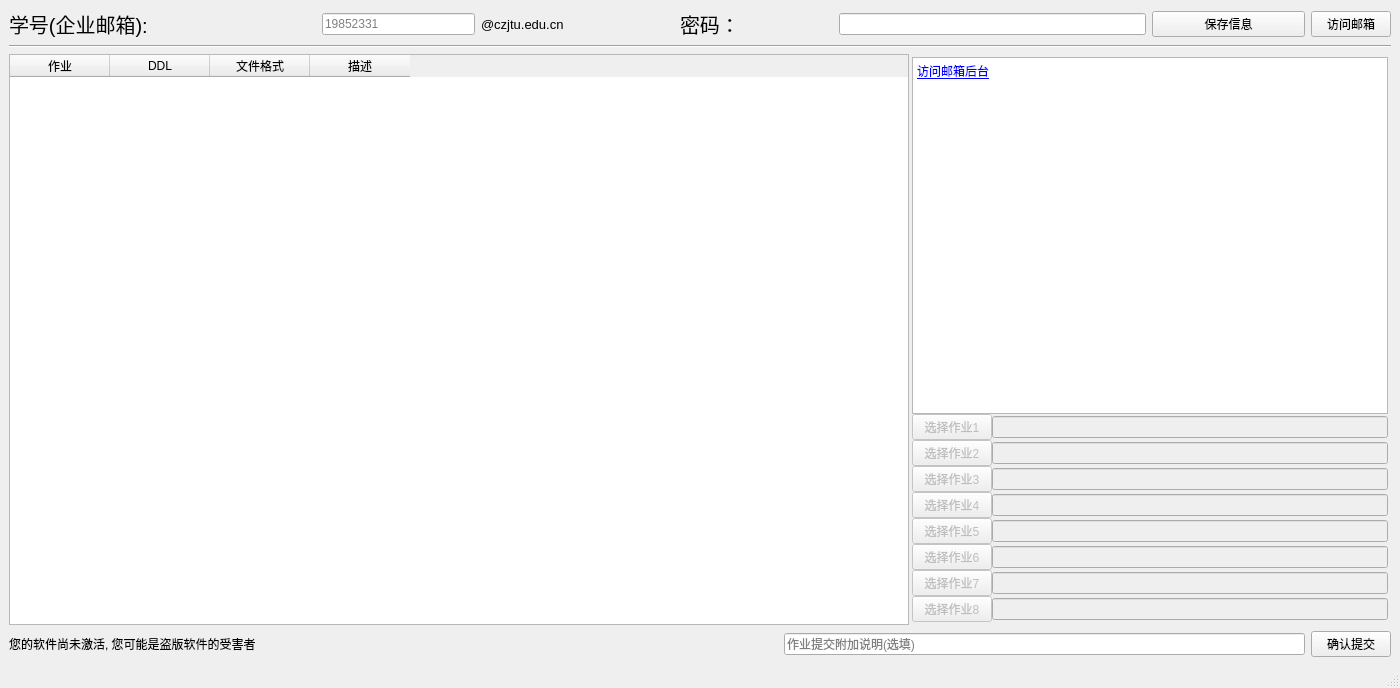
<?xml version="1.0" encoding="UTF-8"?>
<ui version="4.0">
 <class>MainWindow</class>
 <widget class="QMainWindow" name="MainWindow">
  <property name="enabled">
   <bool>true</bool>
  </property>
  <property name="geometry">
   <rect>
    <x>0</x>
    <y>0</y>
    <width>1400</width>
    <height>688</height>
   </rect>
  </property>
  <property name="minimumSize">
   <size>
    <width>1400</width>
    <height>600</height>
   </size>
  </property>
  <property name="maximumSize">
   <size>
    <width>1400</width>
    <height>700</height>
   </size>
  </property>
  <property name="windowTitle">
   <string>MainWindow</string>
  </property>
  <widget class="QWidget" name="centralwidget">
   <property name="baseSize">
    <size>
     <width>6</width>
     <height>6</height>
    </size>
   </property>
   <layout class="QVBoxLayout" name="verticalLayout_3">
    <item>
     <layout class="QHBoxLayout" name="horizontalLayout" stretch="2,1,1,0,1,2,1,0">
      <item>
       <widget class="QLabel" name="label">
        <property name="enabled">
         <bool>true</bool>
        </property>
        <property name="font">
         <font>
          <pointsize>15</pointsize>
         </font>
        </property>
        <property name="text">
         <string>学号(企业邮箱):</string>
        </property>
       </widget>
      </item>
      <item>
       <widget class="QLineEdit" name="StuNum">
        <property name="enabled">
         <bool>true</bool>
        </property>
        <property name="inputMethodHints">
         <set>Qt::ImhDigitsOnly|Qt::ImhHiddenText</set>
        </property>
        <property name="text">
         <string/>
        </property>
        <property name="maxLength">
         <number>8</number>
        </property>
        <property name="placeholderText">
         <string>19852331</string>
        </property>
       </widget>
      </item>
      <item>
       <widget class="QLabel" name="label_2">
        <property name="font">
         <font>
          <pointsize>10</pointsize>
         </font>
        </property>
        <property name="text">
         <string>@czjtu.edu.cn</string>
        </property>
       </widget>
      </item>
      <item>
       <spacer name="horizontalSpacer_2">
        <property name="orientation">
         <enum>Qt::Horizontal</enum>
        </property>
        <property name="sizeHint" stdset="0">
         <size>
          <width>40</width>
          <height>20</height>
         </size>
        </property>
       </spacer>
      </item>
      <item>
       <widget class="QLabel" name="label_3">
        <property name="font">
         <font>
          <pointsize>15</pointsize>
         </font>
        </property>
        <property name="text">
         <string>密码：</string>
        </property>
       </widget>
      </item>
      <item>
       <widget class="QLineEdit" name="MailPassword">
        <property name="cursor">
         <cursorShape>OpenHandCursor</cursorShape>
        </property>
        <property name="inputMethodHints">
         <set>Qt::ImhNoAutoUppercase|Qt::ImhNoPredictiveText|Qt::ImhSensitiveData</set>
        </property>
        <property name="echoMode">
         <enum>QLineEdit::PasswordEchoOnEdit</enum>
        </property>
       </widget>
      </item>
      <item>
       <widget class="QPushButton" name="saveStuInfo">
        <property name="enabled">
         <bool>true</bool>
        </property>
        <property name="minimumSize">
         <size>
          <width>10</width>
          <height>0</height>
         </size>
        </property>
        <property name="text">
         <string>保存信息</string>
        </property>
       </widget>
      </item>
      <item>
       <widget class="QPushButton" name="MailWebButton">
        <property name="enabled">
         <bool>true</bool>
        </property>
        <property name="minimumSize">
         <size>
          <width>10</width>
          <height>0</height>
         </size>
        </property>
        <property name="text">
         <string>访问邮箱</string>
        </property>
       </widget>
      </item>
     </layout>
    </item>
    <item>
     <widget class="Line" name="line">
      <property name="orientation">
       <enum>Qt::Horizontal</enum>
      </property>
     </widget>
    </item>
    <item>
     <layout class="QHBoxLayout" name="horizontalLayout_2" stretch="7,3">
      <property name="spacing">
       <number>0</number>
      </property>
      <item>
       <widget class="QTableWidget" name="InfoTable">
        <property name="maximumSize">
         <size>
          <width>900</width>
          <height>16777215</height>
         </size>
        </property>
        <column>
         <property name="text">
          <string>作业</string>
         </property>
        </column>
        <column>
         <property name="text">
          <string>DDL</string>
         </property>
        </column>
        <column>
         <property name="text">
          <string>文件格式</string>
         </property>
        </column>
        <column>
         <property name="text">
          <string>描述</string>
         </property>
        </column>
       </widget>
      </item>
      <item>
       <layout class="QVBoxLayout" name="verticalLayout_2">
        <property name="leftMargin">
         <number>3</number>
        </property>
        <property name="topMargin">
         <number>3</number>
        </property>
        <property name="rightMargin">
         <number>3</number>
        </property>
        <property name="bottomMargin">
         <number>3</number>
        </property>
        <item>
         <widget class="QTextEdit" name="LogWindows">
          <property name="styleSheet">
           <string notr="true">body{
background: #DCDCDC;
color:#484848;
font:28px;
}</string>
          </property>
          <property name="html">
           <string>&lt;!DOCTYPE HTML PUBLIC &quot;-//W3C//DTD HTML 4.0//EN&quot; &quot;http://www.w3.org/TR/REC-html40/strict.dtd&quot;&gt;
&lt;html&gt;&lt;head&gt;&lt;meta name=&quot;qrichtext&quot; content=&quot;1&quot; /&gt;&lt;style type=&quot;text/css&quot;&gt;
p, li { white-space: pre-wrap; }
&lt;/style&gt;&lt;/head&gt;&lt;body style=&quot; font-family:'SimSun'; font-size:9pt; font-weight:400; font-style:normal;&quot;&gt;
&lt;p style=&quot; margin-top:0px; margin-bottom:0px; margin-left:0px; margin-right:0px; -qt-block-indent:0; text-indent:0px;&quot;&gt;&lt;a href=&quot;https://exmail.qq.com/&quot;&gt;&lt;span style=&quot; text-decoration: underline; color:#0000ff;&quot;&gt;访问邮箱后台&lt;br /&gt;&lt;/span&gt;&lt;/a&gt;&lt;/p&gt;&lt;/body&gt;&lt;/html&gt;</string>
          </property>
         </widget>
        </item>
        <item>
         <layout class="QHBoxLayout" name="horizontalLayout_4">
          <item>
           <widget class="QPushButton" name="selectFile1">
            <property name="enabled">
             <bool>false</bool>
            </property>
            <property name="minimumSize">
             <size>
              <width>0</width>
              <height>0</height>
             </size>
            </property>
            <property name="baseSize">
             <size>
              <width>0</width>
              <height>0</height>
             </size>
            </property>
            <property name="text">
             <string>选择作业1</string>
            </property>
            <property name="autoDefault">
             <bool>false</bool>
            </property>
            <property name="default">
             <bool>true</bool>
            </property>
           </widget>
          </item>
          <item>
           <widget class="QLineEdit" name="path1">
            <property name="enabled">
             <bool>false</bool>
            </property>
            <property name="maximumSize">
             <size>
              <width>16777191</width>
              <height>16777215</height>
             </size>
            </property>
           </widget>
          </item>
         </layout>
        </item>
        <item>
         <layout class="QHBoxLayout" name="horizontalLayout_5">
          <item>
           <widget class="QPushButton" name="selectFile2">
            <property name="enabled">
             <bool>false</bool>
            </property>
            <property name="minimumSize">
             <size>
              <width>0</width>
              <height>0</height>
             </size>
            </property>
            <property name="baseSize">
             <size>
              <width>0</width>
              <height>0</height>
             </size>
            </property>
            <property name="text">
             <string>选择作业2</string>
            </property>
            <property name="autoDefault">
             <bool>false</bool>
            </property>
            <property name="default">
             <bool>false</bool>
            </property>
           </widget>
          </item>
          <item>
           <widget class="QLineEdit" name="path2">
            <property name="enabled">
             <bool>false</bool>
            </property>
           </widget>
          </item>
         </layout>
        </item>
        <item>
         <layout class="QHBoxLayout" name="horizontalLayout_6">
          <item>
           <widget class="QPushButton" name="selectFile3">
            <property name="enabled">
             <bool>false</bool>
            </property>
            <property name="text">
             <string>选择作业3</string>
            </property>
           </widget>
          </item>
          <item>
           <widget class="QLineEdit" name="path3">
            <property name="enabled">
             <bool>false</bool>
            </property>
           </widget>
          </item>
         </layout>
        </item>
        <item>
         <layout class="QHBoxLayout" name="horizontalLayout_7">
          <item>
           <widget class="QPushButton" name="selectFile4">
            <property name="enabled">
             <bool>false</bool>
            </property>
            <property name="text">
             <string>选择作业4</string>
            </property>
           </widget>
          </item>
          <item>
           <widget class="QLineEdit" name="path4">
            <property name="enabled">
             <bool>false</bool>
            </property>
           </widget>
          </item>
         </layout>
        </item>
        <item>
         <layout class="QHBoxLayout" name="horizontalLayout_17">
          <item>
           <widget class="QPushButton" name="selectFile5">
            <property name="enabled">
             <bool>false</bool>
            </property>
            <property name="text">
             <string>选择作业5</string>
            </property>
           </widget>
          </item>
          <item>
           <widget class="QLineEdit" name="path5">
            <property name="enabled">
             <bool>false</bool>
            </property>
           </widget>
          </item>
         </layout>
        </item>
        <item>
         <layout class="QHBoxLayout" name="horizontalLayout_18">
          <item>
           <widget class="QPushButton" name="selectFile6">
            <property name="enabled">
             <bool>false</bool>
            </property>
            <property name="text">
             <string>选择作业6</string>
            </property>
           </widget>
          </item>
          <item>
           <widget class="QLineEdit" name="path6">
            <property name="enabled">
             <bool>false</bool>
            </property>
           </widget>
          </item>
         </layout>
        </item>
        <item>
         <layout class="QHBoxLayout" name="horizontalLayout_16">
          <item>
           <widget class="QPushButton" name="selectFile7">
            <property name="enabled">
             <bool>false</bool>
            </property>
            <property name="text">
             <string>选择作业7</string>
            </property>
           </widget>
          </item>
          <item>
           <widget class="QLineEdit" name="path7">
            <property name="enabled">
             <bool>false</bool>
            </property>
           </widget>
          </item>
         </layout>
        </item>
        <item>
         <layout class="QHBoxLayout" name="horizontalLayout_19">
          <item>
           <widget class="QPushButton" name="selectFile8">
            <property name="enabled">
             <bool>false</bool>
            </property>
            <property name="text">
             <string>选择作业8</string>
            </property>
           </widget>
          </item>
          <item>
           <widget class="QLineEdit" name="path8">
            <property name="enabled">
             <bool>false</bool>
            </property>
           </widget>
          </item>
         </layout>
        </item>
       </layout>
      </item>
     </layout>
    </item>
    <item>
     <layout class="QHBoxLayout" name="horizontalLayout_3">
      <item>
       <widget class="QLabel" name="EveryDaySentence">
        <property name="baseSize">
         <size>
          <width>6</width>
          <height>9</height>
         </size>
        </property>
        <property name="text">
         <string>您的软件尚未激活, 您可能是盗版软件的受害者</string>
        </property>
        <property name="textFormat">
         <enum>Qt::PlainText</enum>
        </property>
        <property name="scaledContents">
         <bool>true</bool>
        </property>
       </widget>
      </item>
      <item>
       <spacer name="horizontalSpacer">
        <property name="orientation">
         <enum>Qt::Horizontal</enum>
        </property>
        <property name="sizeHint" stdset="0">
         <size>
          <width>40</width>
          <height>20</height>
         </size>
        </property>
       </spacer>
      </item>
      <item>
       <widget class="QLineEdit" name="desc_Submit">
        <property name="text">
         <string/>
        </property>
        <property name="placeholderText">
         <string>作业提交附加说明(选填)</string>
        </property>
       </widget>
      </item>
      <item>
       <widget class="QPushButton" name="confirmSubmit">
        <property name="font">
         <font>
          <pointsize>9</pointsize>
         </font>
        </property>
        <property name="text">
         <string>确认提交</string>
        </property>
       </widget>
      </item>
     </layout>
    </item>
   </layout>
  </widget>
  <widget class="QStatusBar" name="statusbar"/>
 </widget>
 <resources/>
 <connections/>
</ui>
